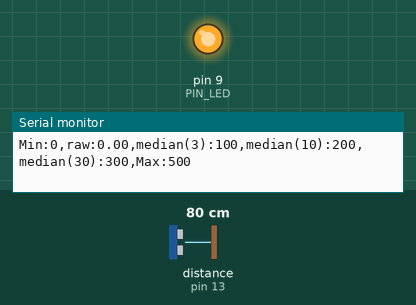
Bench run of a sketch on a simulated Arduino Uno, built with avr-gcc and run on an emulated ATmega328P. On the bench: output pins drawn as LEDs (lit = HIGH), the last lines printed to the serial monitor. Wiring (inferred from the names in the program): ultrasonic range finder: trigger pin 12; echo pin 13. The inputs (shaded band) are chosen by the test bench; at power-on: distance to the obstacle (sensor on pin 13) 80 cm. The echo pulse lasts 58.3 µs per cm; pins used as bus, display or sensor lines are not drawn.

Above: at 1.2 s.
1.3 s: distance to the obstacle (sensor on pin 13) set to 18 cm
At 2.5 s:
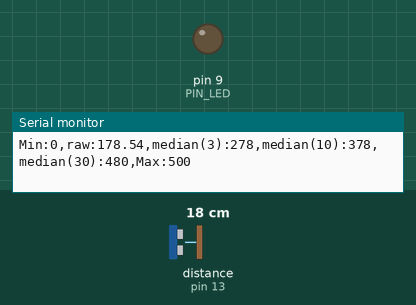
2.8 s: distance to the obstacle (sensor on pin 13) set to 12 cm
4.3 s: distance to the obstacle (sensor on pin 13) set to 9 cm
At 4.8 s:
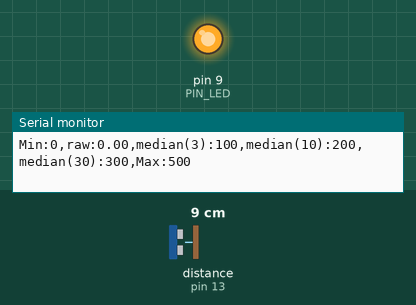
Timing chart, 0 to 7.3 s (numbered marks = the images above; inputs shaded):
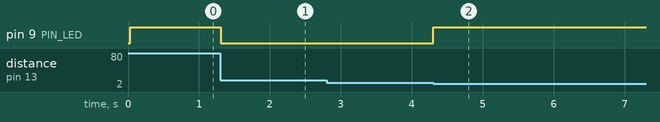

Measured:
- the behaviour switches between 11 and 10 cm on distance to the obstacle (sensor on pin 13) (found by bisection; images 1 and 2)
- after the input at 1.3 s, pin 9 (PIN_LED): HIGH → LOW at once
- after the input at 4.3 s, pin 9 (PIN_LED): LOW → HIGH at once

The sketch:

09_example_1.ino
```cpp
// Arduino pin assignment
#define PIN_LED 9
#define PIN_TRIG 12
#define PIN_ECHO 13

// configurable parameters
#define SND_VEL 346.0 // sound velocity at 24 celsius degree (unit: m/s)
#define INTERVAL 25 // sampling interval (unit: ms)
#define _DIST_MIN 100 // minimum distance to be measured (unit: mm)
#define _DIST_MAX 300 // maximum distance to be measured (unit: mm)
#define _DIST_ALPHA 0.01 // EMA weight of new sample (range: 0 to 1). Setting this value to 1 effectively disables EMA filter.

// global variables
float timeout; // unit: us
float dist_min, dist_max, dist_raw, dist_ema, alpha; // unit: mm
unsigned long last_sampling_time; // unit: ms
float scale; // used for pulse duration to distance conversion
int a = 3, b = 10, c = 30;
float num[30] = {0,};
float median_a, median_b, median_c;

void setup() {
// initialize GPIO pins
  pinMode(PIN_LED,OUTPUT);
  pinMode(PIN_TRIG,OUTPUT);
  digitalWrite(PIN_TRIG, LOW);
  pinMode(PIN_ECHO,INPUT);

// initialize USS related variables
  dist_min = _DIST_MIN;
  dist_max = _DIST_MAX;
  alpha = _DIST_ALPHA;
  timeout = (INTERVAL / 2) * 1000.0; // precalculate pulseIn() timeout value. (unit: us)
  dist_raw = 0.0; // raw distance output from USS (unit: mm)
  scale = 0.001 * 0.5 * SND_VEL;
// initialize serial port
  Serial.begin(57600);

// initialize last sampling time
  last_sampling_time = 0;
}

void loop() {
// wait until next sampling time.
// millis() returns the number of milliseconds since the program started. Will overflow after 50 days.
  if(millis() < last_sampling_time + INTERVAL) return;

// get a distance reading from the USS
  dist_raw = USS_measure(PIN_TRIG,PIN_ECHO);
  dist_ema = ((1 - alpha) * dist_ema) + alpha * dist_raw;
  median_a = Median_filter(a);
  median_b = Median_filter(b);
  median_c = Median_filter(c);

// output the read value to the serial port
  Serial.print("Min:0,");
  Serial.print("raw:");
  Serial.print(dist_raw);
  Serial.print(",");
  Serial.print("median(3):");
  Serial.print(map(median_a,0,400,100,500));
  Serial.print(",");
  Serial.print("median(10):");
  Serial.print(map(median_b,0,400,200,600));
  Serial.print(",");
  Serial.print("median(30):");
  Serial.print(map(median_c,0,400,300,700));
//  Serial.print(map(dist_ema,0,400,100,500));
  Serial.print(",");
  Serial.println("Max:500");

// turn on the LED if the distance is between dist_min and dist_max
  if(dist_raw < dist_min || dist_raw > dist_max) {
    analogWrite(PIN_LED, 255);
  }
  else {
    analogWrite(PIN_LED, 0);
  }

// update last sampling time
  last_sampling_time += INTERVAL;
}

// get a distance reading from USS. return value is in millimeter.
float USS_measure(int TRIG, int ECHO)
{
  float reading;
  digitalWrite(TRIG, HIGH);
  delayMicroseconds(10);
  digitalWrite(TRIG, LOW);
  reading = pulseIn(ECHO, HIGH, timeout) * scale; // unit: mm
  if(reading < dist_min || reading > dist_max) reading = 0.0; // return 0 when out of range.
  return reading;
}

float Median_filter(int n){
  for(int i = 1; i < n; i++){
    num[n - i] = num[n - i - 1];
  }
  num[0] = dist_raw;

  if (n % 2 == 1) return num[n / 2];
  else return (num[(n / 2) - 1] + num[n / 2]) / 2;
}
```
